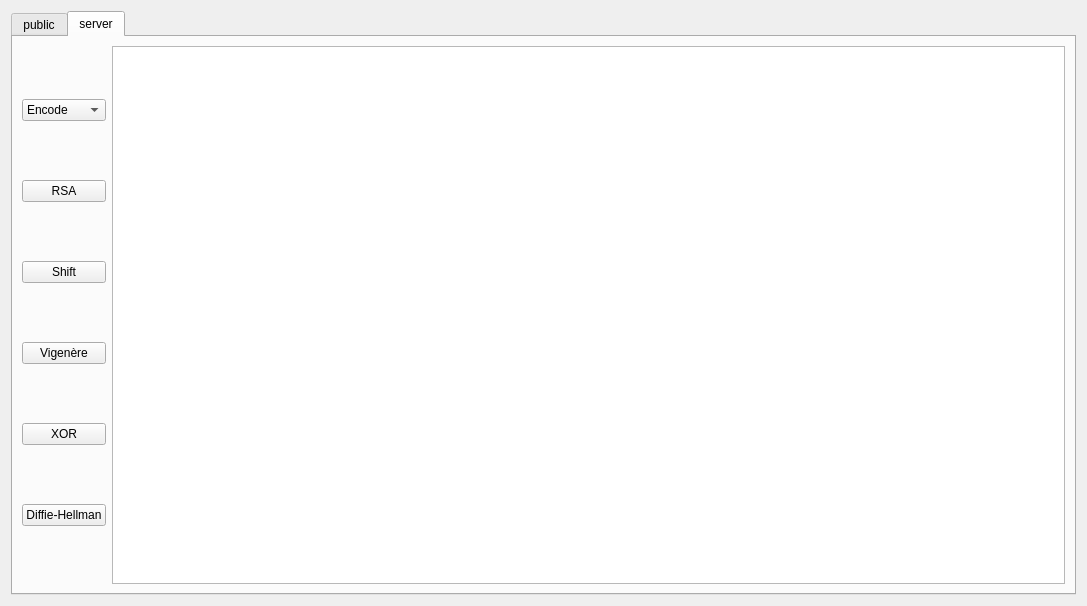
<?xml version="1.0" encoding="UTF-8"?>
<ui version="4.0">
 <class>ChatWindow</class>
 <widget class="QMainWindow" name="ChatWindow">
  <property name="geometry">
   <rect>
    <x>0</x>
    <y>0</y>
    <width>1087</width>
    <height>606</height>
   </rect>
  </property>
  <property name="windowTitle">
   <string>Chat sécurisé</string>
  </property>
  <widget class="QWidget" name="centralwidget">
   <property name="maximumSize">
    <size>
     <width>1087</width>
     <height>606</height>
    </size>
   </property>
   <layout class="QHBoxLayout" name="horizontalLayout">
    <item alignment="Qt::AlignHCenter|Qt::AlignVCenter">
     <widget class="QTabWidget" name="tabWidget">
      <property name="minimumSize">
       <size>
        <width>1065</width>
        <height>584</height>
       </size>
      </property>
      <property name="maximumSize">
       <size>
        <width>1065</width>
        <height>590</height>
       </size>
      </property>
      <property name="currentIndex">
       <number>1</number>
      </property>
      <widget class="QWidget" name="tab">
       <property name="maximumSize">
        <size>
         <width>1059</width>
         <height>522</height>
        </size>
       </property>
       <attribute name="title">
        <string>public</string>
       </attribute>
       <layout class="QHBoxLayout" name="horizontalLayout_2">
        <item>
         <layout class="QVBoxLayout" name="verticalLayout">
          <item>
           <widget class="QLabel" name="label_sent">
            <property name="text">
             <string>Sent</string>
            </property>
           </widget>
          </item>
          <item>
           <widget class="QListWidget" name="listWidget_sentMessages"/>
          </item>
          <item>
           <layout class="QHBoxLayout" name="horizontalLayout_3">
            <item>
             <widget class="QLabel" name="label_message">
              <property name="text">
               <string>Message:</string>
              </property>
             </widget>
            </item>
            <item>
             <widget class="QLineEdit" name="lineEdit_message"/>
            </item>
            <item>
             <widget class="QLabel" name="label_encrypt">
              <property name="text">
               <string>Encrypt :</string>
              </property>
             </widget>
            </item>
            <item>
             <widget class="QComboBox" name="comboBox_encryptMethod">
              <item>
               <property name="text">
                <string>RSA</string>
               </property>
              </item>
              <item>
               <property name="text">
                <string>Vigenère</string>
               </property>
              </item>
              <item>
               <property name="text">
                <string>Shift</string>
               </property>
              </item>
              <item>
               <property name="text">
                <string>Diffie-Hellman</string>
               </property>
              </item>
              <item>
               <property name="text">
                <string>None</string>
               </property>
              </item>
             </widget>
            </item>
            <item>
             <widget class="QLabel" name="label_encryptKey">
              <property name="text">
               <string>Encryption Key :</string>
              </property>
             </widget>
            </item>
            <item>
             <widget class="QLineEdit" name="lineEdit_encryptKey"/>
            </item>
            <item>
             <widget class="QPushButton" name="pushButton_send">
              <property name="text">
               <string>Send</string>
              </property>
             </widget>
            </item>
           </layout>
          </item>
         </layout>
        </item>
        <item>
         <layout class="QVBoxLayout" name="verticalLayout_2">
          <item>
           <widget class="QLabel" name="label_received">
            <property name="text">
             <string>Received</string>
            </property>
           </widget>
          </item>
          <item>
           <widget class="QListWidget" name="listWidget_receivedMessages"/>
          </item>
          <item>
           <layout class="QHBoxLayout" name="horizontalLayout_4">
            <item>
             <widget class="QLabel" name="label_decrypt">
              <property name="text">
               <string>decrypt</string>
              </property>
             </widget>
            </item>
            <item>
             <widget class="QComboBox" name="comboBox_decryptMethod">
              <item>
               <property name="text">
                <string>RSA</string>
               </property>
              </item>
              <item>
               <property name="text">
                <string>Vigenère</string>
               </property>
              </item>
              <item>
               <property name="text">
                <string>Shift</string>
               </property>
              </item>
              <item>
               <property name="text">
                <string>Diffie-Hellman</string>
               </property>
              </item>
             </widget>
            </item>
            <item>
             <widget class="QLabel" name="label_decryptKey">
              <property name="text">
               <string>Decryption Key</string>
              </property>
             </widget>
            </item>
            <item>
             <widget class="QLineEdit" name="lineEdit_decryptKey"/>
            </item>
            <item>
             <widget class="QPushButton" name="pushButton_decrypt">
              <property name="text">
               <string>Decrypt</string>
              </property>
             </widget>
            </item>
           </layout>
          </item>
         </layout>
        </item>
       </layout>
      </widget>
      <widget class="QWidget" name="tab_2">
   <attribute name="title">
      <string>server</string>
   </attribute>
   <layout class="QHBoxLayout" name="horizontalLayout_5">
      <item>
         <layout class="QVBoxLayout" name="verticalLayout_3">
            <item>
               <widget class="QComboBox" name="comboBox_encodeDecode">
                  <item>
                     <property name="text">
                        <string>Encode</string>
                     </property>
                  </item>
                  <item>
                     <property name="text">
                        <string>Decode</string>
                     </property>
                  </item>
               </widget>
            </item>
            <item>
               <widget class="QPushButton" name="pushButton_RSA">
                  <property name="text">
                     <string>RSA</string>
                  </property>
               </widget>
            </item>
            <item>
               <widget class="QPushButton" name="pushButton_shift">
                  <property name="text">
                     <string>Shift</string>
                  </property>
               </widget>
            </item>
            <item>
               <widget class="QPushButton" name="pushButton_vigenere">
                  <property name="text">
                     <string>Vigenère</string>
                  </property>
               </widget>
            </item>
            <item>
               <widget class="QPushButton" name="pushButton_xor">
                  <property name="text">
                     <string>XOR</string>
                  </property>
               </widget>
            </item>
            <item>
               <widget class="QPushButton" name="pushButton_diffie">
                  <property name="text">
                     <string>Diffie-Hellman</string>
                  </property>
               </widget>
            </item>
         </layout>
      </item>
      <item>
         <layout class="QVBoxLayout" name="verticalLayout_4">
            <item>
               <widget class="QListWidget" name="listWidget_serverMessages"/>
            </item>
         </layout>
      </item>
   </layout>
</widget>

     </widget>
    </item>
   </layout>
  </widget>
 </widget>
 <resources/>
 <connections/>
</ui>
